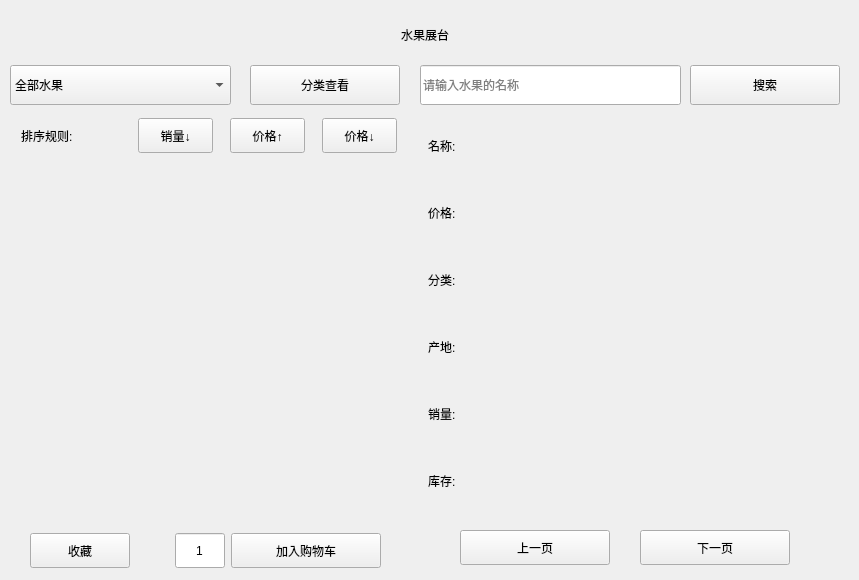
    <widget class="QWidget" name="page2">
     <widget class="QLineEdit" name="searchKey">
      <property name="geometry">
       <rect>
        <x>420</x>
        <y>65</y>
        <width>261</width>
        <height>40</height>
       </rect>
      </property>
      <property name="text">
       <string/>
      </property>
      <property name="placeholderText">
       <string>请输入水果的名称</string>
      </property>
     </widget>
     <widget class="QPushButton" name="search">
      <property name="geometry">
       <rect>
        <x>690</x>
        <y>65</y>
        <width>150</width>
        <height>40</height>
       </rect>
      </property>
      <property name="text">
       <string>搜索</string>
      </property>
     </widget>
     <widget class="QLabel" name="fruitDisplay">
      <property name="geometry">
       <rect>
        <x>0</x>
        <y>10</y>
        <width>850</width>
        <height>50</height>
       </rect>
      </property>
      <property name="styleSheet">
       <string notr="true">font: 26pt &quot;华文行楷&quot;;
</string>
      </property>
      <property name="text">
       <string>水果展台</string>
      </property>
      <property name="alignment">
       <set>Qt::AlignCenter</set>
      </property>
     </widget>
     <widget class="QComboBox" name="sortBox">
      <property name="geometry">
       <rect>
        <x>10</x>
        <y>65</y>
        <width>221</width>
        <height>40</height>
       </rect>
      </property>
      <item>
       <property name="text">
        <string>全部水果</string>
       </property>
      </item>
      <item>
       <property name="text">
        <string>瓜果类</string>
       </property>
      </item>
      <item>
       <property name="text">
        <string>核果仁果类</string>
       </property>
      </item>
      <item>
       <property name="text">
        <string>热带水果</string>
       </property>
      </item>
      <item>
       <property name="text">
        <string>柑橘类</string>
       </property>
      </item>
      <item>
       <property name="text">
        <string>浆果类</string>
       </property>
      </item>
     </widget>
     <widget class="QPushButton" name="sortBtn">
      <property name="geometry">
       <rect>
        <x>250</x>
        <y>65</y>
        <width>150</width>
        <height>40</height>
       </rect>
      </property>
      <property name="text">
       <string>分类查看</string>
      </property>
     </widget>
     <widget class="QLabel" name="fruit_picture">
      <property name="geometry">
       <rect>
        <x>10</x>
        <y>160</y>
        <width>401</width>
        <height>361</height>
       </rect>
      </property>
      <property name="text">
       <string/>
      </property>
      <property name="pixmap">
       <pixmap>:/img/spring-4158957_640.jpg</pixmap>
      </property>
      <property name="alignment">
       <set>Qt::AlignCenter</set>
      </property>
     </widget>
     <widget class="QPushButton" name="pgUp">
      <property name="geometry">
       <rect>
        <x>460</x>
        <y>530</y>
        <width>150</width>
        <height>35</height>
       </rect>
      </property>
      <property name="text">
       <string>上一页</string>
      </property>
     </widget>
     <widget class="QPushButton" name="pgDw">
      <property name="geometry">
       <rect>
        <x>640</x>
        <y>530</y>
        <width>150</width>
        <height>35</height>
       </rect>
      </property>
      <property name="text">
       <string>下一页</string>
      </property>
     </widget>
     <widget class="QWidget" name="layoutWidget">
      <property name="geometry">
       <rect>
        <x>30</x>
        <y>530</y>
        <width>351</width>
        <height>41</height>
       </rect>
      </property>
      <layout class="QHBoxLayout" name="function">
       <item>
        <widget class="QPushButton" name="collect">
         <property name="minimumSize">
          <size>
           <width>100</width>
           <height>35</height>
          </size>
         </property>
         <property name="maximumSize">
          <size>
           <width>100</width>
           <height>16777215</height>
          </size>
         </property>
         <property name="text">
          <string>收藏</string>
         </property>
        </widget>
       </item>
       <item>
        <spacer name="horizontalSpacer">
         <property name="orientation">
          <enum>Qt::Horizontal</enum>
         </property>
         <property name="sizeHint" stdset="0">
          <size>
           <width>28</width>
           <height>20</height>
          </size>
         </property>
        </spacer>
       </item>
       <item>
        <widget class="QLineEdit" name="buyNum">
         <property name="minimumSize">
          <size>
           <width>50</width>
           <height>35</height>
          </size>
         </property>
         <property name="maximumSize">
          <size>
           <width>50</width>
           <height>35</height>
          </size>
         </property>
         <property name="text">
          <string>1</string>
         </property>
         <property name="alignment">
          <set>Qt::AlignCenter</set>
         </property>
        </widget>
       </item>
       <item>
        <widget class="QPushButton" name="addToCart">
         <property name="minimumSize">
          <size>
           <width>150</width>
           <height>35</height>
          </size>
         </property>
         <property name="maximumSize">
          <size>
           <width>150</width>
           <height>35</height>
          </size>
         </property>
         <property name="text">
          <string>加入购物车</string>
         </property>
        </widget>
       </item>
      </layout>
     </widget>
     <widget class="QWidget" name="layoutWidget">
      <property name="geometry">
       <rect>
        <x>10</x>
        <y>110</y>
        <width>401</width>
        <height>51</height>
       </rect>
      </property>
      <layout class="QHBoxLayout" name="item_sort">
       <item>
        <widget class="QLabel" name="label_2">
         <property name="maximumSize">
          <size>
           <width>100</width>
           <height>16777215</height>
          </size>
         </property>
         <property name="styleSheet">
          <string notr="true">font: 12pt &quot;楷体&quot;;</string>
         </property>
         <property name="text">
          <string>排序规则:</string>
         </property>
        </widget>
       </item>
       <item>
        <widget class="QPushButton" name="sort1">
         <property name="minimumSize">
          <size>
           <width>0</width>
           <height>35</height>
          </size>
         </property>
         <property name="maximumSize">
          <size>
           <width>75</width>
           <height>16777215</height>
          </size>
         </property>
         <property name="styleSheet">
          <string notr="true">font: 12pt &quot;楷体&quot;;</string>
         </property>
         <property name="text">
          <string>销量↓</string>
         </property>
        </widget>
       </item>
       <item>
        <widget class="QPushButton" name="sort2">
         <property name="minimumSize">
          <size>
           <width>0</width>
           <height>35</height>
          </size>
         </property>
         <property name="maximumSize">
          <size>
           <width>75</width>
           <height>16777215</height>
          </size>
         </property>
         <property name="styleSheet">
          <string notr="true">font: 12pt &quot;楷体&quot;;</string>
         </property>
         <property name="text">
          <string>价格↑</string>
         </property>
        </widget>
       </item>
       <item>
        <widget class="QPushButton" name="sort3">
         <property name="minimumSize">
          <size>
           <width>0</width>
           <height>35</height>
          </size>
         </property>
         <property name="maximumSize">
          <size>
           <width>75</width>
           <height>16777215</height>
          </size>
         </property>
         <property name="styleSheet">
          <string notr="true">font: 12pt &quot;楷体&quot;;</string>
         </property>
         <property name="text">
          <string>价格↓</string>
         </property>
        </widget>
       </item>
      </layout>
     </widget>
     <widget class="QWidget" name="layoutWidget">
      <property name="geometry">
       <rect>
        <x>420</x>
        <y>110</y>
        <width>421</width>
        <height>411</height>
       </rect>
      </property>
      <layout class="QVBoxLayout" name="verticalLayout_2">
       <item>
        <layout class="QHBoxLayout" name="des1">
         <item>
          <widget class="QLabel" name="label_3">
           <property name="minimumSize">
            <size>
             <width>90</width>
             <height>30</height>
            </size>
           </property>
           <property name="maximumSize">
            <size>
             <width>90</width>
             <height>30</height>
            </size>
           </property>
           <property name="text">
            <string>名称:</string>
           </property>
          </widget>
         </item>
         <item>
          <widget class="QLabel" name="fruit_name">
           <property name="minimumSize">
            <size>
             <width>300</width>
             <height>50</height>
            </size>
           </property>
           <property name="maximumSize">
            <size>
             <width>300</width>
             <height>50</height>
            </size>
           </property>
           <property name="text">
            <string/>
           </property>
           <property name="wordWrap">
            <bool>true</bool>
           </property>
          </widget>
         </item>
        </layout>
       </item>
       <item>
        <layout class="QHBoxLayout" name="des2">
         <item>
          <widget class="QLabel" name="label_10">
           <property name="minimumSize">
            <size>
             <width>90</width>
             <height>30</height>
            </size>
           </property>
           <property name="maximumSize">
            <size>
             <width>90</width>
             <height>30</height>
            </size>
           </property>
           <property name="text">
            <string>价格:</string>
           </property>
          </widget>
         </item>
         <item>
          <widget class="QLabel" name="fruit_price">
           <property name="minimumSize">
            <size>
             <width>300</width>
             <height>50</height>
            </size>
           </property>
           <property name="maximumSize">
            <size>
             <width>300</width>
             <height>50</height>
            </size>
           </property>
           <property name="text">
            <string/>
           </property>
           <property name="wordWrap">
            <bool>true</bool>
           </property>
          </widget>
         </item>
        </layout>
       </item>
       <item>
        <layout class="QHBoxLayout" name="des3">
         <item>
          <widget class="QLabel" name="label_12">
           <property name="minimumSize">
            <size>
             <width>90</width>
             <height>30</height>
            </size>
           </property>
           <property name="maximumSize">
            <size>
             <width>90</width>
             <height>30</height>
            </size>
           </property>
           <property name="text">
            <string>分类:</string>
           </property>
          </widget>
         </item>
         <item>
          <widget class="QLabel" name="fruit_sort">
           <property name="minimumSize">
            <size>
             <width>300</width>
             <height>50</height>
            </size>
           </property>
           <property name="maximumSize">
            <size>
             <width>300</width>
             <height>50</height>
            </size>
           </property>
           <property name="text">
            <string/>
           </property>
           <property name="wordWrap">
            <bool>true</bool>
           </property>
          </widget>
         </item>
        </layout>
       </item>
       <item>
        <layout class="QHBoxLayout" name="des4">
         <item>
          <widget class="QLabel" name="label_14">
           <property name="minimumSize">
            <size>
             <width>90</width>
             <height>30</height>
            </size>
           </property>
           <property name="maximumSize">
            <size>
             <width>90</width>
             <height>30</height>
            </size>
           </property>
           <property name="text">
            <string>产地:</string>
           </property>
          </widget>
         </item>
         <item>
          <widget class="QLabel" name="fruit_origin">
           <property name="minimumSize">
            <size>
             <width>300</width>
             <height>50</height>
            </size>
           </property>
           <property name="maximumSize">
            <size>
             <width>300</width>
             <height>50</height>
            </size>
           </property>
           <property name="text">
            <string/>
           </property>
           <property name="wordWrap">
            <bool>true</bool>
           </property>
          </widget>
         </item>
        </layout>
       </item>
       <item>
        <layout class="QHBoxLayout" name="des5">
         <item>
          <widget class="QLabel" name="label_16">
           <property name="minimumSize">
            <size>
             <width>90</width>
             <height>30</height>
            </size>
           </property>
           <property name="maximumSize">
            <size>
             <width>90</width>
             <height>30</height>
            </size>
           </property>
           <property name="text">
            <string>销量:</string>
           </property>
          </widget>
         </item>
         <item>
          <widget class="QLabel" name="fruit_sale">
           <property name="minimumSize">
            <size>
             <width>300</width>
             <height>50</height>
            </size>
           </property>
           <property name="maximumSize">
            <size>
             <width>300</width>
             <height>50</height>
            </size>
           </property>
           <property name="text">
            <string/>
           </property>
           <property name="wordWrap">
            <bool>true</bool>
           </property>
          </widget>
         </item>
        </layout>
       </item>
       <item>
        <layout class="QHBoxLayout" name="des6">
         <item>
          <widget class="QLabel" name="label_18">
           <property name="minimumSize">
            <size>
             <width>90</width>
             <height>30</height>
            </size>
           </property>
           <property name="maximumSize">
            <size>
             <width>90</width>
             <height>30</height>
            </size>
           </property>
           <property name="text">
            <string>库存:</string>
           </property>
          </widget>
         </item>
         <item>
          <widget class="QLabel" name="fruit_stock">
           <property name="minimumSize">
            <size>
             <width>300</width>
             <height>50</height>
            </size>
           </property>
           <property name="maximumSize">
            <size>
             <width>300</width>
             <height>50</height>
            </size>
           </property>
           <property name="text">
            <string/>
           </property>
           <property name="wordWrap">
            <bool>true</bool>
           </property>
          </widget>
         </item>
        </layout>
       </item>
      </layout>
     </widget>
    </widget>
